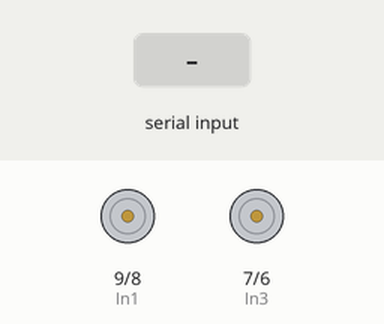
Simulated run of this sketch. Board: Arduino Uno, built with avr-gcc and run on an emulated ATmega328P. Parts: motor-driver pin pairs drawn as motors (green arrow = first pin HIGH = forward, orange = second pin HIGH = backward, longer = more drive, scaled by the enable pin). Inputs (shaded band) come from the test bench.

Above: at 1.2 s.
1.3 s: "F" received over the second serial link
At 1.7 s:
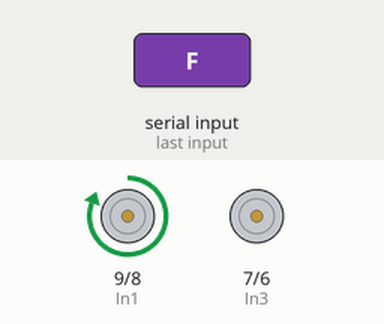
2.8 s: "B" received over the second serial link
At 4.0 s:
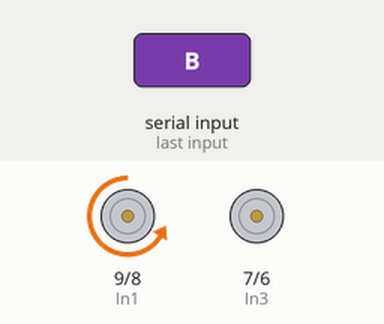
4.3 s: "R" received over the second serial link
At 5.4 s:
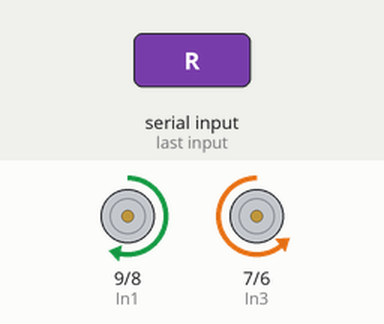
5.8 s: "L" received over the second serial link
At 6.5 s:
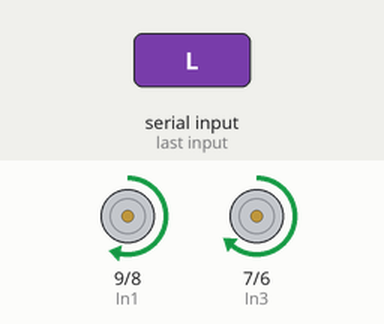
7.3 s: "S" received over the second serial link
At 8.5 s:
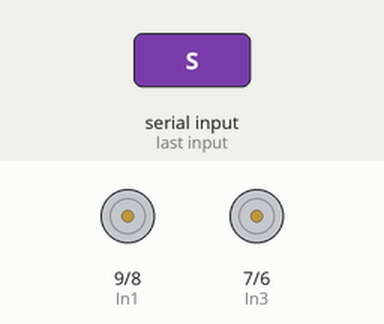
8.8 s: "F" received over the second serial link
At 9.8 s:
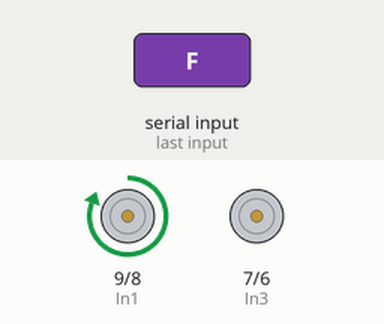
Timing chart, 0 to 11.3 s (numbered marks = the images above; inputs shaded):
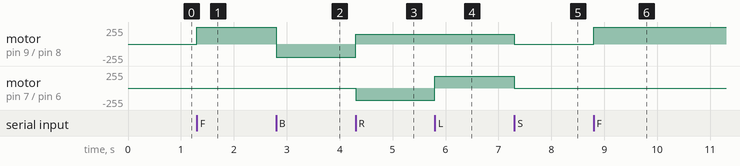

Measured:
- after the input at 1.3 s, motor on pin 9 (In1) / pin 8 (In2): stopped → forward 255/255 at once
- after the input at 2.8 s, motor on pin 9 (In1) / pin 8 (In2): forward 255/255 → backward 200/255 at once
- after the input at 4.3 s, motor on pin 9 (In1) / pin 8 (In2): backward 200/255 → forward 150/255 at once; motor on pin 7 (In3) / pin 6 (In4): stopped → backward 180/255 at once
- after the input at 5.8 s, motor on pin 7 (In3) / pin 6 (In4): backward 180/255 → forward 180/255 at once
- after the input at 7.3 s, motor on pin 9 (In1) / pin 8 (In2): forward 150/255 → stopped at once; motor on pin 7 (In3) / pin 6 (In4): forward 180/255 → stopped at once
- after the input at 8.8 s, motor on pin 9 (In1) / pin 8 (In2): stopped → forward 255/255 at once

The sketch:

red-drift-car.ino
```cpp
#include <SoftwareSerial.h>

//define pins for L298N
#define EnA 10
#define EnB 5
#define In1 9
#define In2 8
#define In3 7
#define In4 6


// TX to pin 11 and RX to pin 12 (for bluetooth control)
int TX = 11;
int RX = 12;
SoftwareSerial hc06(TX, RX);

//define state
int state;

void setup() {
  // put your setup code here, to run once:
  pinMode(EnA, OUTPUT);
  pinMode(EnB, OUTPUT);
  pinMode(In1, OUTPUT);
  pinMode(In2, OUTPUT);
  pinMode(In3, OUTPUT);
  pinMode(In4, OUTPUT);

  //start bluetooth connection
  Serial.begin(9600);
  hc06.begin(9600);
  hc06.println("test message");
}

void loop() {
  // put your main code here, to run repeatedly:
  if (hc06.available() > 0) {
    state = hc06.read();
    rest();
    switch (state) {
      case 'F':
        forward();
        hc06.println("forward");
        break;
      case 'B':
        reverse();
        hc06.println("reverse");
        break;
      case 'R':
        right();
        hc06.println("forward right");
        break;
      case 'L':
        left();
        hc06.println("forward left");
        break;
      case 'S':
        rest();
        hc06.println("stopped");
        break;
    }
  }
}

//car doesn't move
void rest() {
  analogWrite(In1, 0);
  analogWrite(In2, 0);
  analogWrite(In3, 0);
  analogWrite(In4, 0);
}

//car moves forward
void forward() {

  //turn on motor a
  digitalWrite(In1, HIGH);
  digitalWrite(In2, LOW);
  analogWrite(EnA, 255);
}

//car moves in reverse
void reverse() {
  //turn on motor a
  digitalWrite(In1, LOW);
  digitalWrite(In2, HIGH);
  analogWrite(EnA, 200);
}

//car moves forward and turns right
void right() {
  //set steering on motor b
  digitalWrite(In3, LOW);
  digitalWrite(In4, HIGH);
  analogWrite(EnB, 180);

  //turn on motor a
  digitalWrite(In1, HIGH);
  digitalWrite(In2, LOW);
  analogWrite(EnA, 150);
}

//car moves forward and turns left
void left() {
  //set steering on motor b
  digitalWrite(In3, HIGH);
  digitalWrite(In4, LOW);
  analogWrite(EnB, 180);

  //turn on motor a
  digitalWrite(In1, HIGH);
  digitalWrite(In2, LOW);
  analogWrite(EnA, 150);

}
```
